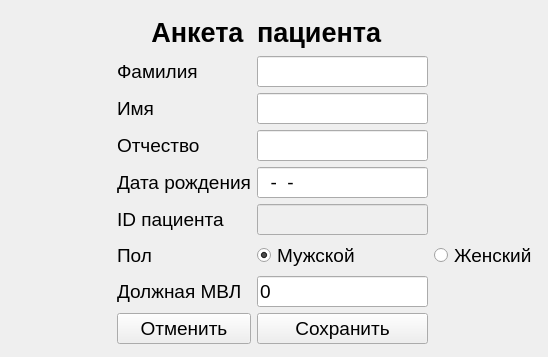
<?xml version="1.0" encoding="UTF-8"?>
<ui version="4.0">
 <class>PatientProfileWidget</class>
 <widget class="QWidget" name="PatientProfileWidget">
  <property name="geometry">
   <rect>
    <x>0</x>
    <y>0</y>
    <width>548</width>
    <height>357</height>
   </rect>
  </property>
  <property name="windowTitle">
   <string>Form</string>
  </property>
  <layout class="QGridLayout" name="gridLayout">
   <item row="0" column="0" rowspan="2" colspan="3">
    <layout class="QHBoxLayout" name="horizontalLayout_3"/>
   </item>
   <item row="1" column="1">
    <widget class="QLabel" name="profileLabel1">
     <property name="font">
      <font>
       <pointsize>20</pointsize>
       <weight>75</weight>
       <bold>true</bold>
      </font>
     </property>
     <property name="text">
      <string>Анкета </string>
     </property>
     <property name="alignment">
      <set>Qt::AlignRight|Qt::AlignTrailing|Qt::AlignVCenter</set>
     </property>
    </widget>
   </item>
   <item row="1" column="2">
    <widget class="QLabel" name="profileLabel2">
     <property name="font">
      <font>
       <pointsize>20</pointsize>
       <weight>75</weight>
       <bold>true</bold>
      </font>
     </property>
     <property name="text">
      <string>пациента</string>
     </property>
    </widget>
   </item>
   <item row="2" column="2">
    <spacer name="verticalSpacer_7">
     <property name="orientation">
      <enum>Qt::Vertical</enum>
     </property>
     <property name="sizeHint" stdset="0">
      <size>
       <width>20</width>
       <height>40</height>
      </size>
     </property>
    </spacer>
   </item>
   <item row="3" column="0">
    <spacer name="horizontalSpacer_4">
     <property name="orientation">
      <enum>Qt::Horizontal</enum>
     </property>
     <property name="sizeHint" stdset="0">
      <size>
       <width>106</width>
       <height>20</height>
      </size>
     </property>
    </spacer>
   </item>
   <item row="3" column="1">
    <widget class="QLabel" name="snLabel">
     <property name="font">
      <font>
       <pointsize>14</pointsize>
       <underline>false</underline>
      </font>
     </property>
     <property name="text">
      <string>Фамилия</string>
     </property>
    </widget>
   </item>
   <item row="3" column="2">
    <widget class="QLineEdit" name="sName">
     <property name="font">
      <font>
       <pointsize>14</pointsize>
      </font>
     </property>
     <property name="text">
      <string/>
     </property>
     <property name="frame">
      <bool>true</bool>
     </property>
     <property name="echoMode">
      <enum>QLineEdit::Normal</enum>
     </property>
     <property name="placeholderText">
      <string/>
     </property>
    </widget>
   </item>
   <item row="3" column="3">
    <spacer name="horizontalSpacer_3">
     <property name="orientation">
      <enum>Qt::Horizontal</enum>
     </property>
     <property name="sizeHint" stdset="0">
      <size>
       <width>105</width>
       <height>20</height>
      </size>
     </property>
    </spacer>
   </item>
   <item row="4" column="1">
    <widget class="QLabel" name="fnLabel">
     <property name="font">
      <font>
       <pointsize>14</pointsize>
      </font>
     </property>
     <property name="text">
      <string>Имя</string>
     </property>
    </widget>
   </item>
   <item row="4" column="2">
    <widget class="QLineEdit" name="fName">
     <property name="font">
      <font>
       <pointsize>14</pointsize>
      </font>
     </property>
    </widget>
   </item>
   <item row="5" column="1">
    <widget class="QLabel" name="fdnLabel">
     <property name="font">
      <font>
       <pointsize>14</pointsize>
      </font>
     </property>
     <property name="text">
      <string>Отчество</string>
     </property>
    </widget>
   </item>
   <item row="5" column="2">
    <widget class="QLineEdit" name="fdName">
     <property name="font">
      <font>
       <pointsize>14</pointsize>
      </font>
     </property>
    </widget>
   </item>
   <item row="6" column="1">
    <widget class="QLabel" name="dateLabel">
     <property name="font">
      <font>
       <pointsize>14</pointsize>
      </font>
     </property>
     <property name="text">
      <string>Дата рождения</string>
     </property>
    </widget>
   </item>
   <item row="6" column="2">
    <widget class="QLineEdit" name="date">
     <property name="font">
      <font>
       <pointsize>14</pointsize>
      </font>
     </property>
     <property name="inputMask">
      <string>00-00-0000</string>
     </property>
    </widget>
   </item>
   <item row="7" column="1">
    <widget class="QLabel" name="idLabel">
     <property name="font">
      <font>
       <pointsize>14</pointsize>
      </font>
     </property>
     <property name="text">
      <string>ID пациента</string>
     </property>
    </widget>
   </item>
   <item row="7" column="2">
    <widget class="QLineEdit" name="idEdit">
     <property name="enabled">
      <bool>false</bool>
     </property>
     <property name="font">
      <font>
       <pointsize>14</pointsize>
      </font>
     </property>
     <property name="styleSheet">
      <string notr="true"/>
     </property>
     <property name="readOnly">
      <bool>true</bool>
     </property>
    </widget>
   </item>
   <item row="8" column="1">
    <widget class="QLabel" name="genderLabel">
     <property name="font">
      <font>
       <pointsize>14</pointsize>
      </font>
     </property>
     <property name="text">
      <string>Пол</string>
     </property>
    </widget>
   </item>
   <item row="9" column="1">
    <widget class="QLabel" name="mvlLabel">
     <property name="font">
      <font>
       <pointsize>14</pointsize>
      </font>
     </property>
     <property name="text">
      <string>Должная МВЛ</string>
     </property>
    </widget>
   </item>
   <item row="9" column="2">
    <widget class="QLineEdit" name="mvl">
     <property name="font">
      <font>
       <pointsize>14</pointsize>
      </font>
     </property>
     <property name="text">
      <string>0</string>
     </property>
    </widget>
   </item>
   <item row="10" column="1">
    <widget class="QPushButton" name="rejectProfileButton">
     <property name="font">
      <font>
       <pointsize>14</pointsize>
      </font>
     </property>
     <property name="text">
      <string>Отменить</string>
     </property>
    </widget>
   </item>
   <item row="10" column="2">
    <widget class="QPushButton" name="saveProfileButton">
     <property name="font">
      <font>
       <pointsize>14</pointsize>
      </font>
     </property>
     <property name="text">
      <string>Сохранить</string>
     </property>
    </widget>
   </item>
   <item row="11" column="2">
    <spacer name="verticalSpacer_6">
     <property name="orientation">
      <enum>Qt::Vertical</enum>
     </property>
     <property name="sizeHint" stdset="0">
      <size>
       <width>20</width>
       <height>40</height>
      </size>
     </property>
    </spacer>
   </item>
   <item row="8" column="2">
    <widget class="QRadioButton" name="mGenderRadio">
     <property name="font">
      <font>
       <pointsize>14</pointsize>
      </font>
     </property>
     <property name="text">
      <string>Мужской</string>
     </property>
     <property name="checked">
      <bool>true</bool>
     </property>
    </widget>
   </item>
   <item row="8" column="3">
    <widget class="QRadioButton" name="fGenderRadio">
     <property name="font">
      <font>
       <pointsize>14</pointsize>
      </font>
     </property>
     <property name="text">
      <string>Женский</string>
     </property>
    </widget>
   </item>
  </layout>
 </widget>
 <resources/>
 <connections/>
</ui>
